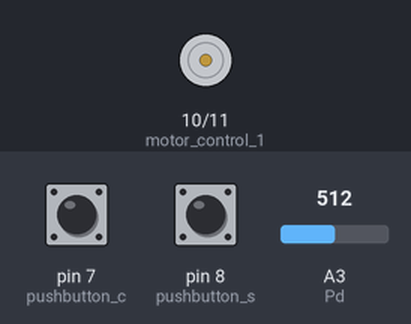
This sketch was run on a simulated Arduino Uno, built with avr-gcc and run on an emulated ATmega328P. On the bench: motor-driver pin pairs drawn as motors (green arrow = first pin HIGH = forward, orange = second pin HIGH = backward, longer = more drive). Inputs (shaded band) come from the test bench; at power-on: pin 7 (pushbutton_c) LOW, pin 8 (pushbutton_s) LOW, A3 (Pd) = 512. What the sketch prints to the serial monitor is not drawn.

Above: at 1.2 s.
1.3 s: pin 7 (pushbutton_c) pulled HIGH for 0.15 s
At 2.5 s:
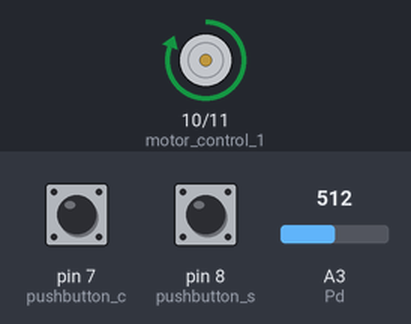
2.9 s: pin 8 (pushbutton_s) pulled HIGH for 0.15 s
At 3.8 s:
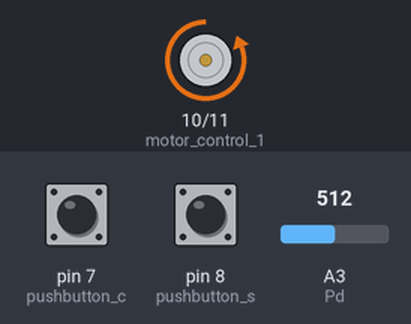
4.5 s: pin 7 (pushbutton_c) pulled HIGH for 1 s
At 5.0 s:
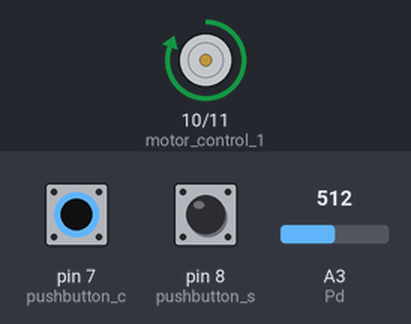
7.0 s: pin 8 (pushbutton_s) pulled HIGH for 1 s
At 8.2 s:
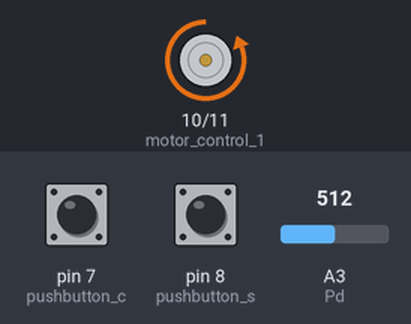
Timing chart, 0 to 10.0 s (numbered marks = the images above; inputs shaded):
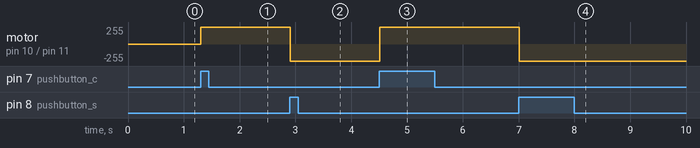

Measured:
- after the input at 1.3 s, motor on pin 10 (motor_control_1) / pin 11 (motor_control_2): stopped → forward 255/255 at once
- after the input at 2.9 s, motor on pin 10 (motor_control_1) / pin 11 (motor_control_2): forward 255/255 → backward 255/255 at once
- after the input at 4.5 s, motor on pin 10 (motor_control_1) / pin 11 (motor_control_2): backward 255/255 → forward 255/255 at once
- after the input at 7.0 s, motor on pin 10 (motor_control_1) / pin 11 (motor_control_2): forward 255/255 → backward 255/255 at once

The sketch:

test.ino
```cpp
int Pd = A3;
int motor_control_1 = 10;
int motor_control_2 = 11;
int pushbutton_s = 8;
int pushbutton_c = 7;

bool stateleft = false;
bool stateright = false;

void setup() {
  Serial.begin(9600);
  pinMode(pushbutton_s, INPUT);
  pinMode(pushbutton_c, INPUT);
  pinMode(motor_control_1, OUTPUT);
  pinMode(motor_control_2, OUTPUT);
  pinMode(Pd, INPUT);

}

void loop() {
  bool buttonState1 = digitalRead(pushbutton_s);
  bool buttonState2 = digitalRead(pushbutton_c);
  int photodiodeReading = analogRead(Pd);

  Serial.println(photodiodeReading);

  if (photodiodeReading < 140) {
    delay(500);
    if (photodiodeReading < 140) {

      digitalWrite(motor_control_1, LOW);
      digitalWrite(motor_control_2, LOW);
      delay(500);


      if (photodiodeReading < 140) {

        digitalWrite(motor_control_1, LOW);
        digitalWrite(motor_control_2, LOW);
        delay(100);
      } else {

      }
    }
  } else if (photodiodeReading > 140) {
    if (stateright) {

      digitalWrite(motor_control_1, LOW);
      digitalWrite(motor_control_2, HIGH);
    } else if (stateleft) {

      digitalWrite(motor_control_1, HIGH);
      digitalWrite(motor_control_2, LOW);
    }
  }

  if (buttonState1) {

    digitalWrite(motor_control_1, LOW);
    digitalWrite(motor_control_2, HIGH);
    stateright = true;
    stateleft = false;
  } else if (buttonState2) {

    digitalWrite(motor_control_1, HIGH);
    digitalWrite(motor_control_2, LOW);
    stateright = false;
    stateleft = true;
  }
}
```
